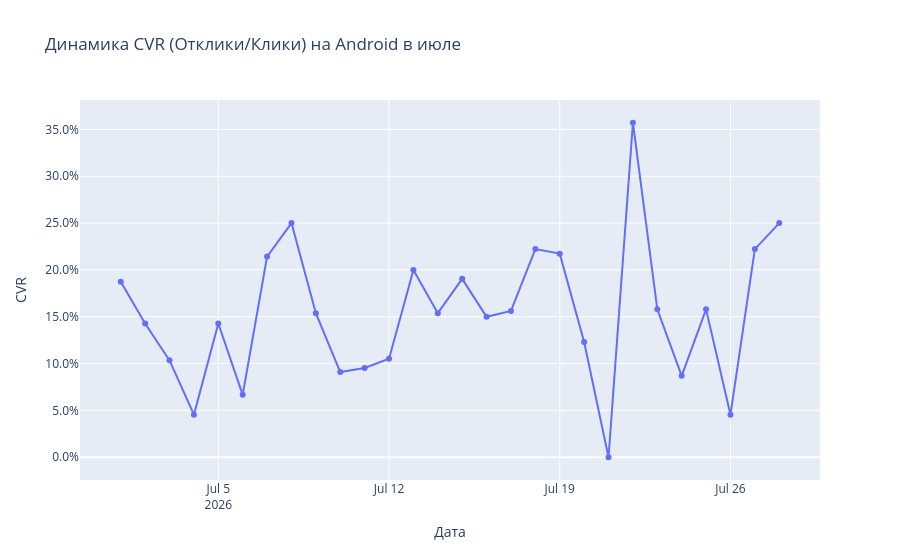

Notebook source saved alongside this figure:
### Markdown cell above
на распределении четко виден аномальный выброс на Android, одна точка улетела почти к 9.5%, тогда как основная масса дней держится в районе 2.5–4.5%. Это подтверждает, что 20 июля на Android действительно был зафиксирован аномальный рост кликабельности, который резко выбивается за пределы обычного разброса значений

### Code cell
# считаю клики по дням для Android
q_clicks_android = '''
SELECT event_date, COUNT(*) AS clicks
FROM clicks
WHERE platform = 'ANDROID' AND year = '2026' AND month = '07'
GROUP BY 1
'''
clicks_android = sql(q_clicks_android)

# считаю отклики по дням для Android
q_responses_android = '''
SELECT event_date, COUNT(*) AS responses
FROM responses
WHERE platform = 'ANDROID' AND year = '2026' AND month = '07'
GROUP BY 1
'''
responses_android = sql(q_responses_android)

cvr_df = pd.merge(clicks_android, responses_android, on='event_date', how='left').fillna(0)
cvr_df['responses'] = cvr_df['responses'].astype(float)
cvr_df['clicks'] = cvr_df['clicks'].astype(float)

# считаю CVR 
cvr_df['cvr'] = cvr_df.apply(lambda row: row['responses'] / row['clicks'] if row['clicks'] > 0 else None, axis=1)

cvr_df['event_date'] = pd.to_datetime(cvr_df['event_date'])
cvr_df = cvr_df.sort_values('event_date')

fig = go.Figure()
fig.add_trace(go.Scatter(x=cvr_df['event_date'], y=cvr_df['cvr'], mode='lines+markers', name='CVR (Android)'))

fig.update_layout(
    title="Динамика CVR (Отклики/Клики) на Android в июле",
    xaxis_title="Дата",
    yaxis_title="CVR",
    yaxis_tickformat='.1%',
    hovermode="x unified"
)
fig.show()

### Figure 1 — Plotly figure (JSON) as saved in the notebook; plotly's stock layout.template omitted (floating-point values rounded to 4 significant figures)
{"data": [{"mode": "lines+markers", "name": "CVR (Android)", "type": "scatter", "x": ["2026-07-01T00:00:00.000000", "2026-07-02T00:00:00.000000", "2026-07-03T00:00:00.000000", "2026-07-04T00:00:00.000000", "2026-07-05T00:00:00.000000", "2026-07-06T00:00:00.000000", "2026-07-07T00:00:00.000000", "2026-07-08T00:00:00.000000", "2026-07-09T00:00:00.000000", "2026-07-10T00:00:00.000000", "2026-07-11T00:00:00.000000", "2026-07-12T00:00:00.000000", "2026-07-13T00:00:00.000000", "2026-07-14T00:00:00.000000", "2026-07-15T00:00:00.000000", "2026-07-16T00:00:00.000000", "2026-07-17T00:00:00.000000", "2026-07-18T00:00:00.000000", "2026-07-19T00:00:00.000000", "2026-07-20T00:00:00.000000", "2026-07-21T00:00:00.000000", "2026-07-22T00:00:00.000000", "2026-07-23T00:00:00.000000", "2026-07-24T00:00:00.000000", "2026-07-25T00:00:00.000000", "2026-07-26T00:00:00.000000", "2026-07-27T00:00:00.000000", "2026-07-28T00:00:00.000000"], "y": [0.1875, 0.1429, 0.1034, 0.04545, 0.1429, 0.06667, 0.2143, 0.25, 0.1538, 0.09091, 0.09524, 0.1053, 0.2, 0.1538, 0.1905, 0.15, 0.1562, 0.2222, 0.2174, 0.1231, 0.0, 0.3571, 0.1579, 0.08696, 0.1579, 0.04545, 0.2222, 0.25]}], "layout": {"hovermode": "x unified", "title": {"text": "Динамика CVR (Отклики/Клики) на Android в июле"}, "xaxis": {"title": {"text": "Дата"}}, "yaxis": {"tickformat": ".1%", "title": {"text": "CVR"}}}}
